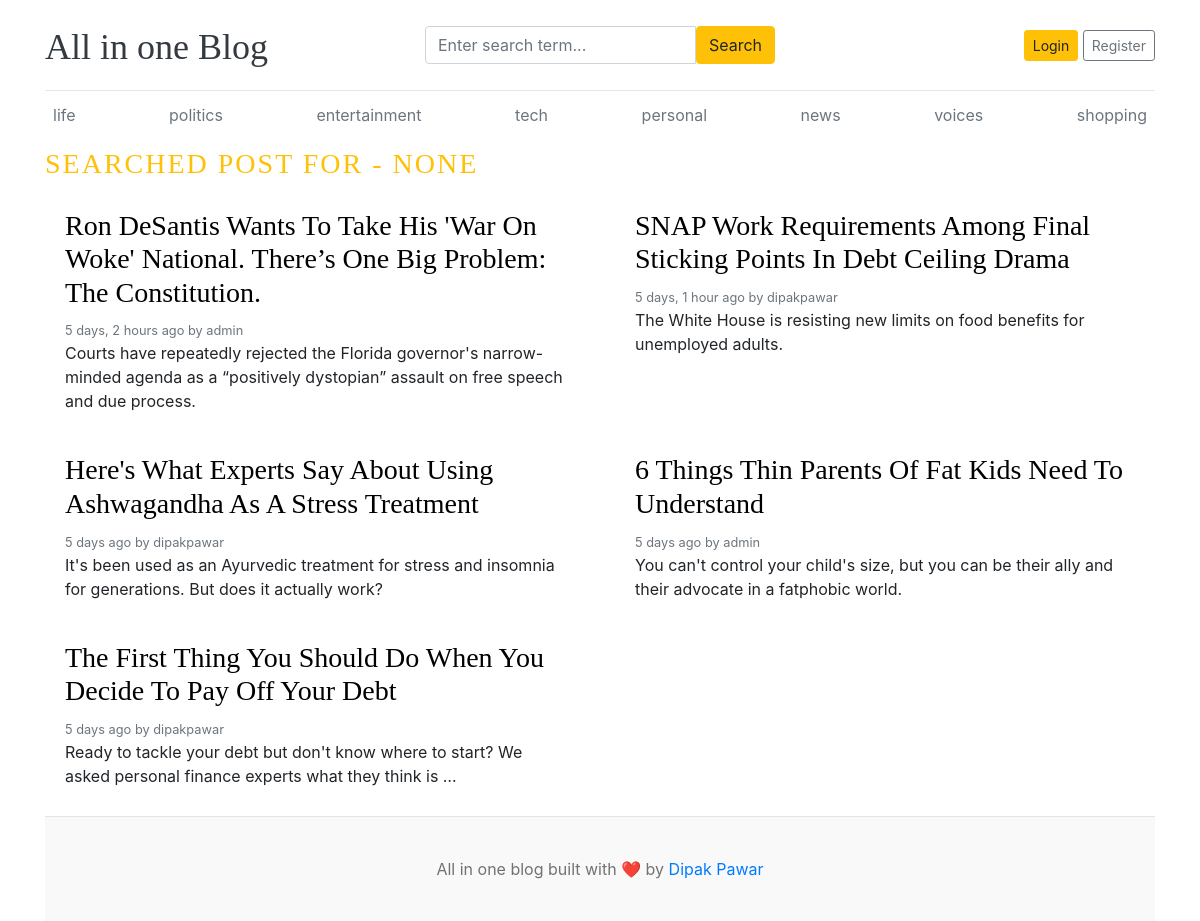
The app's page /blog/search/ with its own data.
### blog_app/models.py (models this page shows, shortened)
class Category(models.Model):
    name = models.CharField(max_length=50, unique=True)
    created_at = models.DateTimeField(auto_now_add=True)
    updated_at = models.DateTimeField(auto_now=True)
    class Meta:
        verbose_name_plural = "categories"
    def __str__(self):
        return self.name

class Blog(models.Model):
    title = models.CharField(max_length=150)
    slug = models.SlugField(max_length=150, unique=True)
    category = models.ForeignKey(
        Category, on_delete=models.CASCADE, related_name="blogs"
    )
    author = models.ForeignKey(User, on_delete=models.CASCADE)
    featured_image = models.ImageField(upload_to="uploads/%Y/%m/%d")
    short_description = models.TextField(max_length=500)
    blog_body = models.TextField(max_length=2000)
    status = models.CharField(max_length=20, choices=STATUS_CHOICE, default="Draft")
    is_featured = models.BooleanField(default=False)
    created_at = models.DateTimeField(auto_now_add=True)
    updated_at = models.DateTimeField(auto_now=True)

### blog_app/views.py (the view)
# urls.py: path("search/", SearchCategory.as_view(), name="search_category"),
class SearchCategory(View):
    def get(self, request):
        searched_posts = []
        keyword = request.GET.get("keyword")
        if keyword and keyword.strip() != "":
            searched_posts = Blog.objects.filter(
                Q(title__icontains=keyword)
                | Q(short_description__icontains=keyword)
                | Q(blog_body__icontains=keyword),
                status="Published",
            )
        else:
            searched_posts = Blog.objects.filter(status="Published")
        return render(
            request,
            "searched_posts.html",
            context={"searched_posts": searched_posts, "keyword": keyword},
        )

### blog_app/context_processors.py (called while the page is built)
def get_categories(request):
    categories = Category.objects.all()
    social_apps = SocialLink.objects.all()
    return dict(
        tags=categories, social_apps=social_apps
    )  # This function only return the dictionary

### templates/searched_posts.html
{% extends 'base.html' %}
{% load static %}
{% block body_block %}
<h3 class="text-uppercase text-warning" style="letter-spacing: 2px;">Searched Post for - {{keyword}}</h3>
  <main role="main" class="container p-0">
    <div class="row mb-2">
    {% if searched_posts%}
      {% for post in searched_posts %}
      <div class="col-md-6">
        <div class="card border-0" >
          <div class="card-body">
            <h3><a href="{% url 'post_by_slug' post.slug %}" style="color:black">{{post.title}}</a></h3>
            <small class="mb-1 text-muted">{{post.created_at | timesince}} ago by {{post.author}}</small>
            <p class="card-text">{{post.short_description | truncatewords:20}}</p>
          </div>
        </div>
      </div>
      {% endfor %}
      {% else %}
      <div class="container">
        <p>No post found</p>
      </div>
      {% endif %}
    </div>
  </main>
{% endblock %}

### templates/base.html (shortened to what this page needs)
{% load static %}
<!DOCTYPE html>
<html lang="en">
<head>
    <link href="https://getbootstrap.com/docs/4.0/dist/css/bootstrap.min.css" rel="stylesheet">
    <link href="{% static 'css/blog.css' %}" rel="stylesheet">
  </head>
<body>
    <div class="container">
        <header class="blog-header py-3">
          <div class="row flex-nowrap justify-content-between align-items-center">
            <div class="col-4 pt-1">
              <a class="blog-header-logo text-dark" href="/">All in one Blog</a>
            </div>
            <div class="col-4">
              <form action="{% url 'search_category' %}" method="GET">
                <div class="input-group">
                  <input class="form-control" name="keyword" type="text" placeholder="Enter search term..." aria-label="Enter search term..." aria-describedby="button-search" />
                  <button class="btn btn-warning" id="button-search" type="submit">Search</button>
              </div>
              </form>
            </div>
            <div class="col-4 d-flex justify-content-end align-items-center">
              {% if not user.is_authenticated %}
                <a class="btn btn-sm btn-warning" href="{% url 'login_user' %}">Login</a> &nbsp;
                <a class="btn btn-sm btn-outline-secondary" href="{% url 'register_user' %}">Register</a>
              {% else %}
            <a class="btn btn-sm btn-warning" href="{% url 'dashboard' %}">Dashboard </a>&nbsp;
              &emsp;
              <a class="btn btn-sm btn-warning" href="{% url 'logout_user' %}">Logout</a> &nbsp;
              {% endif %}
            </div>
          </div>
        </header>
        <div class="nav-scroller py-1 mb-2">
          <nav class="nav d-flex justify-content-between">
            {% for tag in tags %}
                <a class="p-2 text-muted" href="{% url 'post_by_category' tag.id %}">{{tag}}</a>
            {% endfor%}
          </nav>
        </div>
    {% block body_block %}{% endblock %}
<footer class="blog-footer mt-2">
    <p>All in one blog built with ❤️ by <a href="#">Dipak Pawar</a></p>
</footer>
</body>
</html>

### all_in_one_blog/static/css/blog.css (style rules this page uses)
.blog-header { border-bottom: 1px solid #e5e5e5; }
.blog-header-logo { font-family: "Playfair Display", Georgia, "Times New Roman", serif; font-size: 2.25rem; }
h1, h2, h3, h4, h5, h6 { font-family: "Playfair Display", Georgia, "Times New Roman", serif; }
.blog-footer { padding: 2.5rem 0; color: #727272; text-align: center; background-color: #f9f9f9; border-top: .05rem solid #e5e5e5; }
.blog-footer p:last-child { margin-bottom: 0; }

### records on screen
Category: name "life"
Category: name "politics"
Category: name "entertainment"
Category: name "tech"
Category: name "personal"
Category: name "news"
Category: name "voices"
Category: name "shopping"
Blog: title "Ron DeSantis Wants To Take His 'War On Woke' National. There’s One Big Problem: The Constitution.", created_at "5 days, 2 hours", author "admin", short_description "Courts have repeatedly rejected the Florida governor's narrow-minded agenda as a “positively dystopian” assault on free speech and due process."
Blog: title "SNAP Work Requirements Among Final Sticking Points In Debt Ceiling Drama", created_at "5 days, 1 hour", author "dipakpawar", short_description "The White House is resisting new limits on food benefits for unemployed adults."
Blog: title "Here's What Experts Say About Using Ashwagandha As A Stress Treatment", created_at "5 days", author "dipakpawar", short_description "It's been used as an Ayurvedic treatment for stress and insomnia for generations. But does it actually work?"
Blog: title "6 Things Thin Parents Of Fat Kids Need To Understand", created_at "5 days", author "admin", short_description "You can't control your child's size, but you can be their ally and their advocate in a fatphobic world."
Blog: title "The First Thing You Should Do When You Decide To Pay Off Your Debt", created_at "5 days", author "dipakpawar", short_description "Ready to tackle your debt but don't know where to start? We asked personal finance experts what they think is …"

### other values on screen
{{ keyword }} "NONE"
